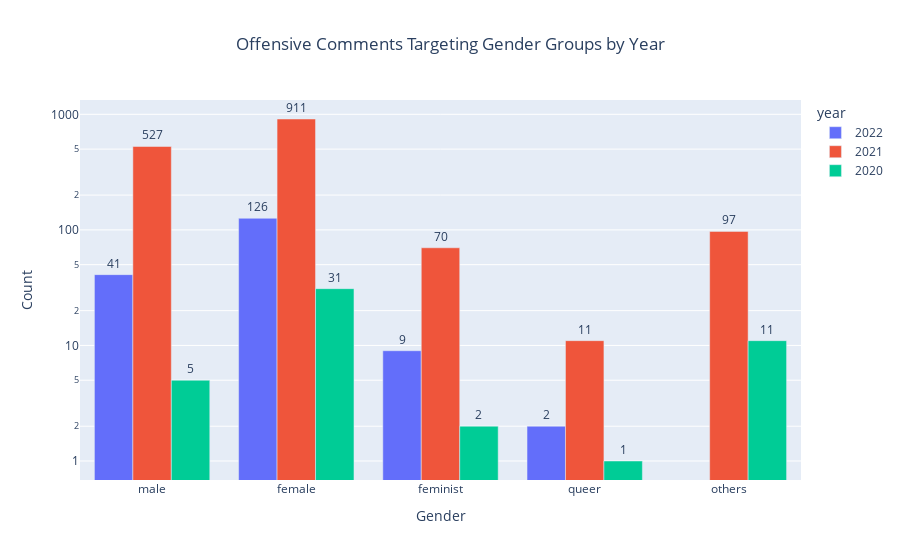

Notebook source saved alongside this figure:
### Code cell
# pandas 관련 import  
import pandas as pd  # 데이터프레임 및 데이터 처리 관련 기능 제공  

# plotly 관련 import
import plotly.express as px  # 인터랙티브 시각화 (예: scatter, bar 등) 생성  

# 데이터프레임 로딩 관련 import
from module.df.data_loader import get_gender_year_df  # 성별-연도별 집계 데이터 로딩

# 성별 키워드 순서 지정  
gender_order = [
    "male",  # 남성
    "female",  # 여성
    "feminist",  # 페미니스트
    "queer",  # 퀴어
    "others"  # 기타 성별
]

# 성별-연도별 공격성 댓글 수 집계 데이터를 로딩  
gender_year_counts = get_gender_year_df()
print(gender_year_counts.shape)  # 데이터 확인용 출력
display(gender_year_counts.head())  # 상위 5개 행 미리보기

# 성별(gender)와 연도(year)에 따른 공격성 댓글 수를 막대그래프로 시각화  
fig = px.bar(
    gender_year_counts,  # 시각화에 사용할 데이터프레임
    x="gender",  # x축: 성별
    y="count",  # y축: 공격성 댓글 수
    color="year",  # 색상 구분 기준: 연도
    barmode="group",  # 막대그래프를 그룹형으로 표시
    text="count",  # 각 막대 위에 표시할 수치
    title="Offensive Comments Targeting Gender Groups by Year",  # 그래프 제목
    category_orders={"gender": gender_order}  # 성별 항목의 표시 순서 지정
)

# 각 막대 위에 레이블(수치)를 막대 바깥쪽에 표시하고, 텍스트 형식 지정  
fig.update_traces(textposition='outside', texttemplate='%{text}')

# 레이아웃 설정  
fig.update_layout(
    xaxis_title="Gender",  # x축 제목
    yaxis_title="Count",  # y축 제목
    uniformtext_minsize=8,  # 텍스트 최소 크기 설정
    yaxis_type="log",  # y축을 로그 스케일로 설정
    uniformtext_mode='hide',  # 텍스트가 잘릴 경우 숨김 처리
    title_x=0.5  # 제목을 가로축 중앙에 정렬
)

# 그래프 표시  
fig.show(config={
    'displayModeBar': False,  # 상단 모드바 숨김
    'scrollZoom': False,  # 마우스 스크롤 줌 비활성화
    'displaylogo': False,  # Plotly 로고 숨김
    'editable': False,  # 그래프 요소 편집 비활성화
    'showAxisDragHandles': False  # 축 드래그 핸들 비활성화
})

### Figure 1 — Plotly figure (JSON) as saved in the notebook; plotly's stock layout.template omitted (floating-point values rounded to 4 significant figures)
{"data": [{"alignmentgroup": "True", "hovertemplate": "year=2022<br>gender=%{x}<br>count=%{text}<extra></extra>", "legendgroup": "2022", "marker": {"color": "#636efa", "pattern": {"shape": ""}}, "name": "2022", "offsetgroup": "2022", "orientation": "v", "showlegend": true, "text": [2.0, 9.0, 41.0, 126.0], "textposition": "outside", "texttemplate": "%{text}", "type": "bar", "x": ["queer", "feminist", "male", "female"], "xaxis": "x", "y": [2, 9, 41, 126], "yaxis": "y"}, {"alignmentgroup": "True", "hovertemplate": "year=2021<br>gender=%{x}<br>count=%{text}<extra></extra>", "legendgroup": "2021", "marker": {"color": "#EF553B", "pattern": {"shape": ""}}, "name": "2021", "offsetgroup": "2021", "orientation": "v", "showlegend": true, "text": [97.0, 70.0, 11.0, 911.0, 527.0], "textposition": "outside", "texttemplate": "%{text}", "type": "bar", "x": ["others", "feminist", "queer", "female", "male"], "xaxis": "x", "y": [97, 70, 11, 911, 527], "yaxis": "y"}, {"alignmentgroup": "True", "hovertemplate": "year=2020<br>gender=%{x}<br>count=%{text}<extra></extra>", "legendgroup": "2020", "marker": {"color": "#00cc96", "pattern": {"shape": ""}}, "name": "2020", "offsetgroup": "2020", "orientation": "v", "showlegend": true, "text": [5.0, 11.0, 2.0, 31.0, 1.0], "textposition": "outside", "texttemplate": "%{text}", "type": "bar", "x": ["male", "others", "feminist", "female", "queer"], "xaxis": "x", "y": [5, 11, 2, 31, 1], "yaxis": "y"}], "layout": {"barmode": "group", "legend": {"title": {"text": "year"}, "tracegroupgap": 0}, "title": {"text": "Offensive Comments Targeting Gender Groups by Year", "x": 0.5}, "uniformtext": {"minsize": 8, "mode": "hide"}, "xaxis": {"anchor": "y", "categoryarray": ["male", "female", "feminist", "queer", "others"], "categoryorder": "array", "domain": [0, 1], "title": {"text": "Gender"}}, "yaxis": {"anchor": "x", "domain": [0, 1], "title": {"text": "Count"}, "type": "log"}}}
